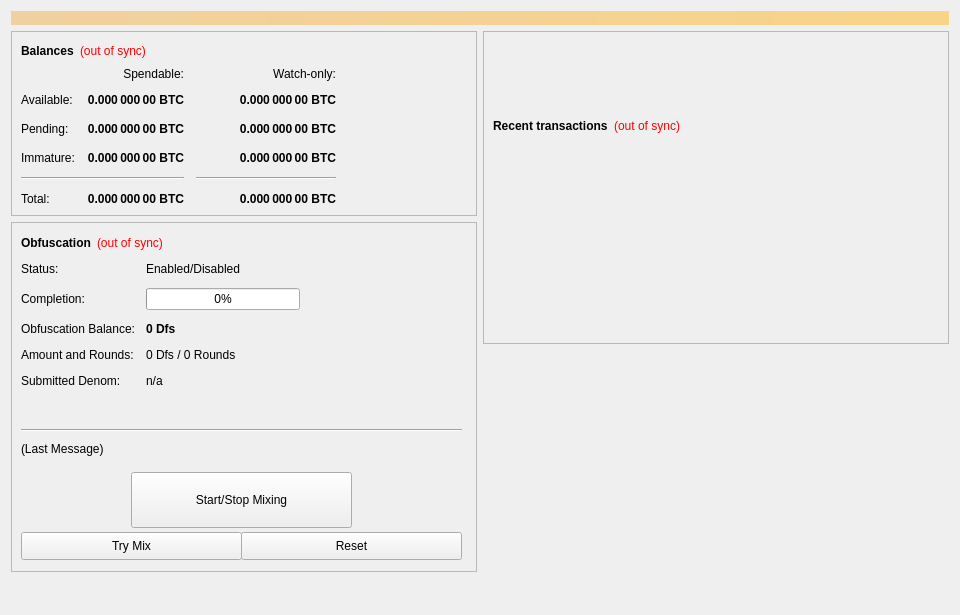
<?xml version="1.0" encoding="UTF-8"?>
<ui version="4.0">
 <class>OverviewPage</class>
 <widget class="QWidget" name="OverviewPage">
  <property name="geometry">
   <rect>
    <x>0</x>
    <y>0</y>
    <width>960</width>
    <height>615</height>
   </rect>
  </property>
  <property name="minimumSize">
   <size>
    <width>960</width>
    <height>0</height>
   </size>
  </property>
  <property name="windowTitle">
   <string>Form</string>
  </property>
  <layout class="QVBoxLayout" name="topLayout">
   <item>
    <widget class="QLabel" name="labelAlerts">
     <property name="visible">
      <bool>false</bool>
     </property>
     <property name="styleSheet">
      <string notr="true">background-color: qlineargradient(x1: 0, y1: 0, x2: 1, y2: 0, stop:0 #F0D0A0, stop:1 #F8D488); color:#000000;</string>
     </property>
     <property name="wordWrap">
      <bool>true</bool>
     </property>
     <property name="margin">
      <number>3</number>
     </property>
    </widget>
   </item>
   <item>
    <layout class="QHBoxLayout" name="horizontalLayout" stretch="1,1">
     <item>
      <layout class="QVBoxLayout" name="verticalLayout_2">
       <item>
        <widget class="QFrame" name="frame">
         <property name="frameShape">
          <enum>QFrame::StyledPanel</enum>
         </property>
         <property name="frameShadow">
          <enum>QFrame::Raised</enum>
         </property>
         <layout class="QVBoxLayout" name="verticalLayout_4">
          <item>
           <layout class="QHBoxLayout" name="horizontalLayout_4">
            <item>
             <widget class="QLabel" name="label_5">
              <property name="font">
               <font>
                <weight>75</weight>
                <bold>true</bold>
               </font>
              </property>
              <property name="text">
               <string>Balances</string>
              </property>
             </widget>
            </item>
            <item>
             <widget class="QLabel" name="labelWalletStatus">
              <property name="cursor">
               <cursorShape>WhatsThisCursor</cursorShape>
              </property>
              <property name="toolTip">
               <string>The displayed information may be out of date. Your wallet automatically synchronizes with the DFS network after a connection is established, but this process has not completed yet.</string>
              </property>
              <property name="styleSheet">
               <string notr="true">QLabel { color: red; }</string>
              </property>
              <property name="text">
               <string notr="true">(out of sync)</string>
              </property>
              <property name="alignment">
               <set>Qt::AlignLeading|Qt::AlignLeft|Qt::AlignVCenter</set>
              </property>
             </widget>
            </item>
            <item>
             <spacer name="horizontalSpacer_3">
              <property name="orientation">
               <enum>Qt::Horizontal</enum>
              </property>
              <property name="sizeHint" stdset="0">
               <size>
                <width>40</width>
                <height>20</height>
               </size>
              </property>
             </spacer>
            </item>
           </layout>
          </item>
          <item>
           <layout class="QGridLayout" name="gridLayout">
            <property name="spacing">
             <number>12</number>
            </property>
            <item row="2" column="2">
             <widget class="QLabel" name="labelWatchPending">
              <property name="font">
               <font>
                <weight>75</weight>
                <bold>true</bold>
               </font>
              </property>
              <property name="cursor">
               <cursorShape>IBeamCursor</cursorShape>
              </property>
              <property name="toolTip">
               <string>Unconfirmed transactions to watch-only addresses</string>
              </property>
              <property name="text">
               <string notr="true">0.000 000 00 BTC</string>
              </property>
              <property name="alignment">
               <set>Qt::AlignRight|Qt::AlignTrailing|Qt::AlignVCenter</set>
              </property>
              <property name="textInteractionFlags">
               <set>Qt::LinksAccessibleByMouse|Qt::TextSelectableByKeyboard|Qt::TextSelectableByMouse</set>
              </property>
             </widget>
            </item>
            <item row="2" column="1">
             <widget class="QLabel" name="labelUnconfirmed">
              <property name="font">
               <font>
                <weight>75</weight>
                <bold>true</bold>
               </font>
              </property>
              <property name="cursor">
               <cursorShape>IBeamCursor</cursorShape>
              </property>
              <property name="toolTip">
               <string>Total of transactions that have yet to be confirmed, and do not yet count toward the spendable balance</string>
              </property>
              <property name="text">
               <string notr="true">0.000 000 00 BTC</string>
              </property>
              <property name="alignment">
               <set>Qt::AlignRight|Qt::AlignTrailing|Qt::AlignVCenter</set>
              </property>
              <property name="textInteractionFlags">
               <set>Qt::LinksAccessibleByMouse|Qt::TextSelectableByKeyboard|Qt::TextSelectableByMouse</set>
              </property>
             </widget>
            </item>
            <item row="3" column="2">
             <widget class="QLabel" name="labelWatchImmature">
              <property name="font">
               <font>
                <weight>75</weight>
                <bold>true</bold>
               </font>
              </property>
              <property name="cursor">
               <cursorShape>IBeamCursor</cursorShape>
              </property>
              <property name="toolTip">
               <string>Staked or masternode rewards in watch-only addresses that has not yet matured</string>
              </property>
              <property name="text">
               <string notr="true">0.000 000 00 BTC</string>
              </property>
              <property name="alignment">
               <set>Qt::AlignRight|Qt::AlignTrailing|Qt::AlignVCenter</set>
              </property>
              <property name="textInteractionFlags">
               <set>Qt::LinksAccessibleByMouse|Qt::TextSelectableByKeyboard|Qt::TextSelectableByMouse</set>
              </property>
             </widget>
            </item>
            <item row="4" column="0" colspan="2">
             <widget class="Line" name="lineSpendableBalance">
              <property name="orientation">
               <enum>Qt::Horizontal</enum>
              </property>
             </widget>
            </item>
            <item row="4" column="2">
             <widget class="Line" name="lineWatchBalance">
              <property name="sizePolicy">
               <sizepolicy hsizetype="Preferred" vsizetype="Fixed">
                <horstretch>0</horstretch>
                <verstretch>0</verstretch>
               </sizepolicy>
              </property>
              <property name="minimumSize">
               <size>
                <width>140</width>
                <height>0</height>
               </size>
              </property>
              <property name="orientation">
               <enum>Qt::Horizontal</enum>
              </property>
             </widget>
            </item>
            <item row="5" column="0">
             <widget class="QLabel" name="labelTotalText">
              <property name="text">
               <string>Total:</string>
              </property>
             </widget>
            </item>
            <item row="3" column="1">
             <widget class="QLabel" name="labelImmature">
              <property name="font">
               <font>
                <weight>75</weight>
                <bold>true</bold>
               </font>
              </property>
              <property name="cursor">
               <cursorShape>IBeamCursor</cursorShape>
              </property>
              <property name="toolTip">
               <string>Staked or masternode rewards that has not yet matured</string>
              </property>
              <property name="text">
               <string notr="true">0.000 000 00 BTC</string>
              </property>
              <property name="alignment">
               <set>Qt::AlignRight|Qt::AlignTrailing|Qt::AlignVCenter</set>
              </property>
              <property name="textInteractionFlags">
               <set>Qt::LinksAccessibleByMouse|Qt::TextSelectableByKeyboard|Qt::TextSelectableByMouse</set>
              </property>
             </widget>
            </item>
            <item row="2" column="3">
             <spacer name="horizontalSpacer_2">
              <property name="orientation">
               <enum>Qt::Horizontal</enum>
              </property>
              <property name="sizeHint" stdset="0">
               <size>
                <width>40</width>
                <height>20</height>
               </size>
              </property>
             </spacer>
            </item>
            <item row="3" column="0">
             <widget class="QLabel" name="labelImmatureText">
              <property name="text">
               <string>Immature:</string>
              </property>
             </widget>
            </item>
            <item row="5" column="1">
             <widget class="QLabel" name="labelTotal">
              <property name="font">
               <font>
                <weight>75</weight>
                <bold>true</bold>
               </font>
              </property>
              <property name="cursor">
               <cursorShape>IBeamCursor</cursorShape>
              </property>
              <property name="toolTip">
               <string>Your current total balance</string>
              </property>
              <property name="text">
               <string notr="true">0.000 000 00 BTC</string>
              </property>
              <property name="alignment">
               <set>Qt::AlignRight|Qt::AlignTrailing|Qt::AlignVCenter</set>
              </property>
              <property name="textInteractionFlags">
               <set>Qt::LinksAccessibleByMouse|Qt::TextSelectableByKeyboard|Qt::TextSelectableByMouse</set>
              </property>
             </widget>
            </item>
            <item row="5" column="2">
             <widget class="QLabel" name="labelWatchTotal">
              <property name="font">
               <font>
                <weight>75</weight>
                <bold>true</bold>
               </font>
              </property>
              <property name="cursor">
               <cursorShape>IBeamCursor</cursorShape>
              </property>
              <property name="toolTip">
               <string>Current total balance in watch-only addresses</string>
              </property>
              <property name="text">
               <string notr="true">0.000 000 00 BTC</string>
              </property>
              <property name="alignment">
               <set>Qt::AlignRight|Qt::AlignTrailing|Qt::AlignVCenter</set>
              </property>
              <property name="textInteractionFlags">
               <set>Qt::LinksAccessibleByMouse|Qt::TextSelectableByKeyboard|Qt::TextSelectableByMouse</set>
              </property>
             </widget>
            </item>
            <item row="0" column="2">
             <widget class="QLabel" name="labelWatchonly">
              <property name="text">
               <string>Watch-only:</string>
              </property>
              <property name="alignment">
               <set>Qt::AlignRight|Qt::AlignTrailing|Qt::AlignVCenter</set>
              </property>
             </widget>
            </item>
            <item row="1" column="0">
             <widget class="QLabel" name="labelBalanceText">
              <property name="text">
               <string>Available:</string>
              </property>
             </widget>
            </item>
            <item row="1" column="1">
             <widget class="QLabel" name="labelBalance">
              <property name="font">
               <font>
                <weight>75</weight>
                <bold>true</bold>
               </font>
              </property>
              <property name="cursor">
               <cursorShape>IBeamCursor</cursorShape>
              </property>
              <property name="toolTip">
               <string>Your current spendable balance</string>
              </property>
              <property name="text">
               <string notr="true">0.000 000 00 BTC</string>
              </property>
              <property name="alignment">
               <set>Qt::AlignRight|Qt::AlignTrailing|Qt::AlignVCenter</set>
              </property>
              <property name="textInteractionFlags">
               <set>Qt::LinksAccessibleByMouse|Qt::TextSelectableByKeyboard|Qt::TextSelectableByMouse</set>
              </property>
             </widget>
            </item>
            <item row="1" column="2">
             <widget class="QLabel" name="labelWatchAvailable">
              <property name="font">
               <font>
                <weight>75</weight>
                <bold>true</bold>
               </font>
              </property>
              <property name="cursor">
               <cursorShape>IBeamCursor</cursorShape>
              </property>
              <property name="toolTip">
               <string>Your current balance in watch-only addresses</string>
              </property>
              <property name="text">
               <string notr="true">0.000 000 00 BTC</string>
              </property>
              <property name="alignment">
               <set>Qt::AlignRight|Qt::AlignTrailing|Qt::AlignVCenter</set>
              </property>
              <property name="textInteractionFlags">
               <set>Qt::LinksAccessibleByMouse|Qt::TextSelectableByKeyboard|Qt::TextSelectableByMouse</set>
              </property>
             </widget>
            </item>
            <item row="2" column="0">
             <widget class="QLabel" name="labelPendingText">
              <property name="text">
               <string>Pending:</string>
              </property>
             </widget>
            </item>
            <item row="0" column="1">
             <widget class="QLabel" name="labelSpendable">
              <property name="text">
               <string>Spendable:</string>
              </property>
              <property name="alignment">
               <set>Qt::AlignRight|Qt::AlignTrailing|Qt::AlignVCenter</set>
              </property>
             </widget>
            </item>
           </layout>
          </item>
         </layout>
        </widget>
       </item>
       <item>
        <widget class="QFrame" name="frameObfuscation">
         <property name="minimumSize">
          <size>
           <width>0</width>
           <height>350</height>
          </size>
         </property>
         <property name="layoutDirection">
          <enum>Qt::LeftToRight</enum>
         </property>
         <property name="frameShape">
          <enum>QFrame::StyledPanel</enum>
         </property>
         <property name="frameShadow">
          <enum>QFrame::Raised</enum>
         </property>
         <widget class="QWidget" name="formLayoutWidget">
          <property name="geometry">
           <rect>
            <x>10</x>
            <y>40</y>
            <width>451</width>
            <height>161</height>
           </rect>
          </property>
          <layout class="QFormLayout" name="formLayout">
           <property name="fieldGrowthPolicy">
            <enum>QFormLayout::AllNonFixedFieldsGrow</enum>
           </property>
           <property name="horizontalSpacing">
            <number>11</number>
           </property>
           <property name="verticalSpacing">
            <number>12</number>
           </property>
           <item row="0" column="0">
            <widget class="QLabel" name="label_6">
             <property name="text">
              <string>Status:</string>
             </property>
            </widget>
           </item>
           <item row="1" column="0">
            <widget class="QLabel" name="label_7">
             <property name="text">
              <string>Completion:</string>
             </property>
            </widget>
           </item>
           <item row="1" column="1">
            <widget class="QProgressBar" name="obfuscationProgress">
             <property name="maximumSize">
              <size>
               <width>154</width>
               <height>16777215</height>
              </size>
             </property>
             <property name="value">
              <number>0</number>
             </property>
            </widget>
           </item>
           <item row="2" column="0">
            <widget class="QLabel" name="labelAnonymizedText">
             <property name="text">
              <string>Obfuscation Balance:</string>
             </property>
            </widget>
           </item>
           <item row="2" column="1">
            <widget class="QLabel" name="labelAnonymized">
             <property name="font">
              <font>
               <weight>75</weight>
               <bold>true</bold>
              </font>
             </property>
             <property name="text">
              <string notr="true">0 Dfs</string>
             </property>
            </widget>
           </item>
           <item row="3" column="0">
            <widget class="QLabel" name="label_8">
             <property name="text">
              <string>Amount and Rounds:</string>
             </property>
            </widget>
           </item>
           <item row="3" column="1">
            <widget class="QLabel" name="labelAmountRounds">
             <property name="text">
              <string>0 Dfs / 0 Rounds</string>
             </property>
            </widget>
           </item>
           <item row="4" column="0">
            <widget class="QLabel" name="label_9">
             <property name="text">
              <string>Submitted Denom:</string>
             </property>
            </widget>
           </item>
           <item row="4" column="1">
            <widget class="QLabel" name="labelSubmittedDenom">
             <property name="toolTip">
              <string>The denominations you submitted to the Masternode.&lt;br&gt;To mix, other users must submit the exact same denominations.</string>
             </property>
             <property name="text">
              <string>n/a</string>
             </property>
            </widget>
           </item>
           <item row="0" column="1">
            <widget class="QLabel" name="obfuscationEnabled">
             <property name="text">
              <string>Enabled/Disabled</string>
             </property>
            </widget>
           </item>
          </layout>
         </widget>
         <widget class="QPushButton" name="runAutoDenom">
          <property name="geometry">
           <rect>
            <x>251</x>
            <y>17</y>
            <width>1</width>
            <height>1</height>
           </rect>
          </property>
          <property name="palette">
           <palette>
            <active>
             <colorrole role="WindowText">
              <brush brushstyle="SolidPattern">
               <color alpha="255">
                <red>0</red>
                <green>0</green>
                <blue>0</blue>
               </color>
              </brush>
             </colorrole>
             <colorrole role="Button">
              <brush brushstyle="SolidPattern">
               <color alpha="255">
                <red>239</red>
                <green>238</green>
                <blue>238</blue>
               </color>
              </brush>
             </colorrole>
             <colorrole role="Light">
              <brush brushstyle="SolidPattern">
               <color alpha="255">
                <red>255</red>
                <green>255</green>
                <blue>255</blue>
               </color>
              </brush>
             </colorrole>
             <colorrole role="Midlight">
              <brush brushstyle="SolidPattern">
               <color alpha="255">
                <red>247</red>
                <green>246</green>
                <blue>246</blue>
               </color>
              </brush>
             </colorrole>
             <colorrole role="Dark">
              <brush brushstyle="SolidPattern">
               <color alpha="255">
                <red>119</red>
                <green>119</green>
                <blue>119</blue>
               </color>
              </brush>
             </colorrole>
             <colorrole role="Mid">
              <brush brushstyle="SolidPattern">
               <color alpha="255">
                <red>159</red>
                <green>159</green>
                <blue>159</blue>
               </color>
              </brush>
             </colorrole>
             <colorrole role="Text">
              <brush brushstyle="SolidPattern">
               <color alpha="255">
                <red>0</red>
                <green>0</green>
                <blue>0</blue>
               </color>
              </brush>
             </colorrole>
             <colorrole role="BrightText">
              <brush brushstyle="SolidPattern">
               <color alpha="255">
                <red>255</red>
                <green>255</green>
                <blue>255</blue>
               </color>
              </brush>
             </colorrole>
             <colorrole role="ButtonText">
              <brush brushstyle="SolidPattern">
               <color alpha="255">
                <red>0</red>
                <green>0</green>
                <blue>0</blue>
               </color>
              </brush>
             </colorrole>
             <colorrole role="Base">
              <brush brushstyle="SolidPattern">
               <color alpha="255">
                <red>255</red>
                <green>255</green>
                <blue>255</blue>
               </color>
              </brush>
             </colorrole>
             <colorrole role="Window">
              <brush brushstyle="SolidPattern">
               <color alpha="255">
                <red>239</red>
                <green>238</green>
                <blue>238</blue>
               </color>
              </brush>
             </colorrole>
             <colorrole role="Shadow">
              <brush brushstyle="SolidPattern">
               <color alpha="255">
                <red>0</red>
                <green>0</green>
                <blue>0</blue>
               </color>
              </brush>
             </colorrole>
             <colorrole role="AlternateBase">
              <brush brushstyle="SolidPattern">
               <color alpha="255">
                <red>247</red>
                <green>246</green>
                <blue>246</blue>
               </color>
              </brush>
             </colorrole>
             <colorrole role="ToolTipBase">
              <brush brushstyle="SolidPattern">
               <color alpha="255">
                <red>255</red>
                <green>255</green>
                <blue>220</blue>
               </color>
              </brush>
             </colorrole>
             <colorrole role="ToolTipText">
              <brush brushstyle="SolidPattern">
               <color alpha="255">
                <red>0</red>
                <green>0</green>
                <blue>0</blue>
               </color>
              </brush>
             </colorrole>
            </active>
            <inactive>
             <colorrole role="WindowText">
              <brush brushstyle="SolidPattern">
               <color alpha="255">
                <red>0</red>
                <green>0</green>
                <blue>0</blue>
               </color>
              </brush>
             </colorrole>
             <colorrole role="Button">
              <brush brushstyle="SolidPattern">
               <color alpha="255">
                <red>239</red>
                <green>238</green>
                <blue>238</blue>
               </color>
              </brush>
             </colorrole>
             <colorrole role="Light">
              <brush brushstyle="SolidPattern">
               <color alpha="255">
                <red>255</red>
                <green>255</green>
                <blue>255</blue>
               </color>
              </brush>
             </colorrole>
             <colorrole role="Midlight">
              <brush brushstyle="SolidPattern">
               <color alpha="255">
                <red>247</red>
                <green>246</green>
                <blue>246</blue>
               </color>
              </brush>
             </colorrole>
             <colorrole role="Dark">
              <brush brushstyle="SolidPattern">
               <color alpha="255">
                <red>119</red>
                <green>119</green>
                <blue>119</blue>
               </color>
              </brush>
             </colorrole>
             <colorrole role="Mid">
              <brush brushstyle="SolidPattern">
               <color alpha="255">
                <red>159</red>
                <green>159</green>
                <blue>159</blue>
               </color>
              </brush>
             </colorrole>
             <colorrole role="Text">
              <brush brushstyle="SolidPattern">
               <color alpha="255">
                <red>0</red>
                <green>0</green>
                <blue>0</blue>
               </color>
              </brush>
             </colorrole>
             <colorrole role="BrightText">
              <brush brushstyle="SolidPattern">
               <color alpha="255">
                <red>255</red>
                <green>255</green>
                <blue>255</blue>
               </color>
              </brush>
             </colorrole>
             <colorrole role="ButtonText">
              <brush brushstyle="SolidPattern">
               <color alpha="255">
                <red>0</red>
                <green>0</green>
                <blue>0</blue>
               </color>
              </brush>
             </colorrole>
             <colorrole role="Base">
              <brush brushstyle="SolidPattern">
               <color alpha="255">
                <red>255</red>
                <green>255</green>
                <blue>255</blue>
               </color>
              </brush>
             </colorrole>
             <colorrole role="Window">
              <brush brushstyle="SolidPattern">
               <color alpha="255">
                <red>239</red>
                <green>238</green>
                <blue>238</blue>
               </color>
              </brush>
             </colorrole>
             <colorrole role="Shadow">
              <brush brushstyle="SolidPattern">
               <color alpha="255">
                <red>0</red>
                <green>0</green>
                <blue>0</blue>
               </color>
              </brush>
             </colorrole>
             <colorrole role="AlternateBase">
              <brush brushstyle="SolidPattern">
               <color alpha="255">
                <red>247</red>
                <green>246</green>
                <blue>246</blue>
               </color>
              </brush>
             </colorrole>
             <colorrole role="ToolTipBase">
              <brush brushstyle="SolidPattern">
               <color alpha="255">
                <red>255</red>
                <green>255</green>
                <blue>220</blue>
               </color>
              </brush>
             </colorrole>
             <colorrole role="ToolTipText">
              <brush brushstyle="SolidPattern">
               <color alpha="255">
                <red>0</red>
                <green>0</green>
                <blue>0</blue>
               </color>
              </brush>
             </colorrole>
            </inactive>
            <disabled>
             <colorrole role="WindowText">
              <brush brushstyle="SolidPattern">
               <color alpha="255">
                <red>119</red>
                <green>119</green>
                <blue>119</blue>
               </color>
              </brush>
             </colorrole>
             <colorrole role="Button">
              <brush brushstyle="SolidPattern">
               <color alpha="255">
                <red>239</red>
                <green>238</green>
                <blue>238</blue>
               </color>
              </brush>
             </colorrole>
             <colorrole role="Light">
              <brush brushstyle="SolidPattern">
               <color alpha="255">
                <red>255</red>
                <green>255</green>
                <blue>255</blue>
               </color>
              </brush>
             </colorrole>
             <colorrole role="Midlight">
              <brush brushstyle="SolidPattern">
               <color alpha="255">
                <red>247</red>
                <green>246</green>
                <blue>246</blue>
               </color>
              </brush>
             </colorrole>
             <colorrole role="Dark">
              <brush brushstyle="SolidPattern">
               <color alpha="255">
                <red>119</red>
                <green>119</green>
                <blue>119</blue>
               </color>
              </brush>
             </colorrole>
             <colorrole role="Mid">
              <brush brushstyle="SolidPattern">
               <color alpha="255">
                <red>159</red>
                <green>159</green>
                <blue>159</blue>
               </color>
              </brush>
             </colorrole>
             <colorrole role="Text">
              <brush brushstyle="SolidPattern">
               <color alpha="255">
                <red>119</red>
                <green>119</green>
                <blue>119</blue>
               </color>
              </brush>
             </colorrole>
             <colorrole role="BrightText">
              <brush brushstyle="SolidPattern">
               <color alpha="255">
                <red>255</red>
                <green>255</green>
                <blue>255</blue>
               </color>
              </brush>
             </colorrole>
             <colorrole role="ButtonText">
              <brush brushstyle="SolidPattern">
               <color alpha="255">
                <red>119</red>
                <green>119</green>
                <blue>119</blue>
               </color>
              </brush>
             </colorrole>
             <colorrole role="Base">
              <brush brushstyle="SolidPattern">
               <color alpha="255">
                <red>239</red>
                <green>238</green>
                <blue>238</blue>
               </color>
              </brush>
             </colorrole>
             <colorrole role="Window">
              <brush brushstyle="SolidPattern">
               <color alpha="255">
                <red>239</red>
                <green>238</green>
                <blue>238</blue>
               </color>
              </brush>
             </colorrole>
             <colorrole role="Shadow">
              <brush brushstyle="SolidPattern">
               <color alpha="255">
                <red>0</red>
                <green>0</green>
                <blue>0</blue>
               </color>
              </brush>
             </colorrole>
             <colorrole role="AlternateBase">
              <brush brushstyle="SolidPattern">
               <color alpha="255">
                <red>239</red>
                <green>238</green>
                <blue>238</blue>
               </color>
              </brush>
             </colorrole>
             <colorrole role="ToolTipBase">
              <brush brushstyle="SolidPattern">
               <color alpha="255">
                <red>255</red>
                <green>255</green>
                <blue>220</blue>
               </color>
              </brush>
             </colorrole>
             <colorrole role="ToolTipText">
              <brush brushstyle="SolidPattern">
               <color alpha="255">
                <red>0</red>
                <green>0</green>
                <blue>0</blue>
               </color>
              </brush>
             </colorrole>
            </disabled>
           </palette>
          </property>
          <property name="focusPolicy">
           <enum>Qt::NoFocus</enum>
          </property>
          <property name="autoFillBackground">
           <bool>true</bool>
          </property>
          <property name="text">
           <string/>
          </property>
          <property name="flat">
           <bool>true</bool>
          </property>
         </widget>
         <widget class="QPushButton" name="toggleObfuscation">
          <property name="geometry">
           <rect>
            <x>120</x>
            <y>250</y>
            <width>221</width>
            <height>56</height>
           </rect>
          </property>
          <property name="sizePolicy">
           <sizepolicy hsizetype="MinimumExpanding" vsizetype="Fixed">
            <horstretch>0</horstretch>
            <verstretch>0</verstretch>
           </sizepolicy>
          </property>
          <property name="text">
           <string>Start/Stop Mixing</string>
          </property>
         </widget>
         <widget class="Line" name="lineLastMessage">
          <property name="geometry">
           <rect>
            <x>10</x>
            <y>200</y>
            <width>441</width>
            <height>16</height>
           </rect>
          </property>
          <property name="orientation">
           <enum>Qt::Horizontal</enum>
          </property>
         </widget>
         <widget class="QLabel" name="obfuscationStatus">
          <property name="geometry">
           <rect>
            <x>10</x>
            <y>220</y>
            <width>451</width>
            <height>61</height>
           </rect>
          </property>
          <property name="minimumSize">
           <size>
            <width>288</width>
            <height>43</height>
           </size>
          </property>
          <property name="text">
           <string>(Last Message)</string>
          </property>
          <property name="alignment">
           <set>Qt::AlignLeading|Qt::AlignLeft|Qt::AlignTop</set>
          </property>
          <property name="wordWrap">
           <bool>true</bool>
          </property>
         </widget>
         <widget class="QPushButton" name="obfuscationAuto">
          <property name="geometry">
           <rect>
            <x>10</x>
            <y>310</y>
            <width>221</width>
            <height>28</height>
           </rect>
          </property>
          <property name="sizePolicy">
           <sizepolicy hsizetype="MinimumExpanding" vsizetype="Fixed">
            <horstretch>0</horstretch>
            <verstretch>0</verstretch>
           </sizepolicy>
          </property>
          <property name="toolTip">
           <string>Try to manually submit a Obfuscation request.</string>
          </property>
          <property name="text">
           <string>Try Mix</string>
          </property>
         </widget>
         <widget class="QPushButton" name="obfuscationReset">
          <property name="geometry">
           <rect>
            <x>230</x>
            <y>310</y>
            <width>221</width>
            <height>28</height>
           </rect>
          </property>
          <property name="sizePolicy">
           <sizepolicy hsizetype="MinimumExpanding" vsizetype="Fixed">
            <horstretch>0</horstretch>
            <verstretch>0</verstretch>
           </sizepolicy>
          </property>
          <property name="toolTip">
           <string>Reset the current status of Obfuscation (can interrupt Obfuscation if it's in the process of Mixing, which can cost you money!)</string>
          </property>
          <property name="autoFillBackground">
           <bool>false</bool>
          </property>
          <property name="text">
           <string>Reset</string>
          </property>
         </widget>
         <widget class="QWidget" name="layoutWidget">
          <property name="geometry">
           <rect>
            <x>10</x>
            <y>10</y>
            <width>431</width>
            <height>22</height>
           </rect>
          </property>
          <layout class="QHBoxLayout" name="horizontalLayout_5">
           <item>
            <widget class="QLabel" name="label_2">
             <property name="font">
              <font>
               <weight>75</weight>
               <bold>true</bold>
              </font>
             </property>
             <property name="text">
              <string>Obfuscation</string>
             </property>
            </widget>
           </item>
           <item>
            <widget class="QLabel" name="labelObfuscationSyncStatus">
             <property name="toolTip">
              <string>The displayed information may be out of date. Your wallet automatically synchronizes with the DFS network after a connection is established, but this process has not completed yet.</string>
             </property>
             <property name="styleSheet">
              <string notr="true">QLabel { color: red; }</string>
             </property>
             <property name="text">
              <string notr="true">(out of sync)</string>
             </property>
             <property name="alignment">
              <set>Qt::AlignLeading|Qt::AlignLeft|Qt::AlignVCenter</set>
             </property>
            </widget>
           </item>
           <item>
            <spacer name="horizontalSpacer_4">
             <property name="orientation">
              <enum>Qt::Horizontal</enum>
             </property>
             <property name="sizeHint" stdset="0">
              <size>
               <width>40</width>
               <height>20</height>
              </size>
             </property>
            </spacer>
           </item>
          </layout>
         </widget>
        </widget>
       </item>
       <item>
        <spacer name="verticalSpacer">
         <property name="orientation">
          <enum>Qt::Vertical</enum>
         </property>
         <property name="sizeHint" stdset="0">
          <size>
           <width>20</width>
           <height>40</height>
          </size>
         </property>
        </spacer>
       </item>
      </layout>
     </item>
     <item>
      <layout class="QVBoxLayout" name="verticalLayout_3">
       <item>
        <widget class="QFrame" name="frame_2">
         <property name="frameShape">
          <enum>QFrame::StyledPanel</enum>
         </property>
         <property name="frameShadow">
          <enum>QFrame::Raised</enum>
         </property>
         <layout class="QVBoxLayout" name="verticalLayout">
          <item>
           <spacer name="verticalSpacer_3">
            <property name="orientation">
             <enum>Qt::Vertical</enum>
            </property>
            <property name="sizeType">
             <enum>QSizePolicy::Fixed</enum>
            </property>
            <property name="sizeHint" stdset="0">
             <size>
              <width>20</width>
              <height>75</height>
             </size>
            </property>
           </spacer>
          </item>
          <item>
           <layout class="QHBoxLayout" name="horizontalLayout_2">
            <item>
             <widget class="QLabel" name="label_4">
              <property name="font">
               <font>
                <weight>75</weight>
                <bold>true</bold>
               </font>
              </property>
              <property name="text">
               <string>Recent transactions</string>
              </property>
             </widget>
            </item>
            <item>
             <widget class="QLabel" name="labelTransactionsStatus">
              <property name="cursor">
               <cursorShape>WhatsThisCursor</cursorShape>
              </property>
              <property name="toolTip">
               <string>The displayed information may be out of date. Your wallet automatically synchronizes with the DFS network after a connection is established, but this process has not completed yet.</string>
              </property>
              <property name="styleSheet">
               <string notr="true">QLabel { color: red; }</string>
              </property>
              <property name="text">
               <string notr="true">(out of sync)</string>
              </property>
              <property name="alignment">
               <set>Qt::AlignRight|Qt::AlignTrailing|Qt::AlignVCenter</set>
              </property>
             </widget>
            </item>
            <item>
             <spacer name="horizontalSpacer">
              <property name="orientation">
               <enum>Qt::Horizontal</enum>
              </property>
              <property name="sizeHint" stdset="0">
               <size>
                <width>40</width>
                <height>20</height>
               </size>
              </property>
             </spacer>
            </item>
           </layout>
          </item>
          <item>
           <widget class="QListView" name="listTransactions">
            <property name="styleSheet">
             <string notr="true">QListView { background: transparent; }</string>
            </property>
            <property name="frameShape">
             <enum>QFrame::NoFrame</enum>
            </property>
            <property name="verticalScrollBarPolicy">
             <enum>Qt::ScrollBarAlwaysOff</enum>
            </property>
            <property name="horizontalScrollBarPolicy">
             <enum>Qt::ScrollBarAlwaysOff</enum>
            </property>
            <property name="selectionMode">
             <enum>QAbstractItemView::NoSelection</enum>
            </property>
           </widget>
          </item>
         </layout>
        </widget>
       </item>
       <item>
        <spacer name="verticalSpacer_2">
         <property name="orientation">
          <enum>Qt::Vertical</enum>
         </property>
         <property name="sizeType">
          <enum>QSizePolicy::Expanding</enum>
         </property>
         <property name="sizeHint" stdset="0">
          <size>
           <width>20</width>
           <height>40</height>
          </size>
         </property>
        </spacer>
       </item>
      </layout>
     </item>
    </layout>
   </item>
  </layout>
 </widget>
 <resources/>
 <connections/>
</ui>
